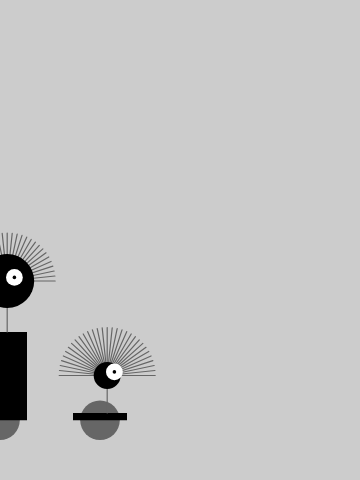
Frame 1 (no input)
Frame 60 (no input): identical to frame 1, image omitted
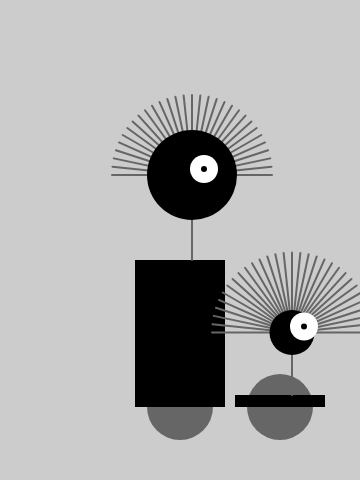
Frame 120 (the mouse pressed at the canvas centre since frame 60)

The p5.js sketch that drew these frames (run headless with seeded random() and noise() and a simulated clock; from frame 60 on, the mouse is pressed at the canvas centre):

// p5.js sketch
// ── sketch.js
function setup() {
  createCanvas(360, 480);
  strokeWeight(2);
  ellipseMode(RADIUS);
}

function draw() {
  background(204);
  
  let x = 0; // X-offet from mouse
  let y = 440; // Y-coordinate
  let radius = 45; // Head Radius
  let bodyHeight = 180; // Body Height
  let neckHeight = 40; // Neck Height
  draw_bot(x, y, radius, bodyHeight, neckHeight);
  
  draw_bot(x+100, y, radius/2, bodyHeight/4, neckHeight)
}

function draw_bot(x, y, radius, bodyHeight, neckHeight) {
  let neckY = -1 * (bodyHeight + neckHeight + radius);
  push();
  translate(mouseX+x, y); // Move all to (mouseX, y)
  if (mouseIsPressed) {
    scale(1.0);
  } else {
    scale(0.6); // 60% size when mouse is pressed
  }
  // Body
  noStroke();
  fill(102);
  ellipse(0, -33, 33, 33);
  fill(0);
  rect(-45, -bodyHeight, 90, bodyHeight - 33);
  // Neck
  stroke(102);
  line(12, -bodyHeight, 12, neckY);
  // Hair
  push();
  translate(12, neckY);
  let angle = -PI / 30.0;
  for (let i = 0; i <= 30; i++) {
    line(80, 0, 0, 0);
    rotate(angle);
  }
  pop();
  // Head
  noStroke();
  fill(0);
  ellipse(12, neckY, radius, radius);
  fill(255);
  ellipse(24, neckY - 6, 14, 14);
  fill(0);
  ellipse(24, neckY - 6, 3, 3);
  pop();
}

// https://editor.p5js.org/jht1493/sketches/7TS45L2cA
// Ex_06_99 Robot 4: Translate func

// https://editor.p5js.org/jht1493/sketches/yGDQyWCf7
// Ex_06_99 Robot 4: Translate

// https://github.com/lmccart/gswp5.js-code/blob/master/Robots/Robot04_Transform.js
